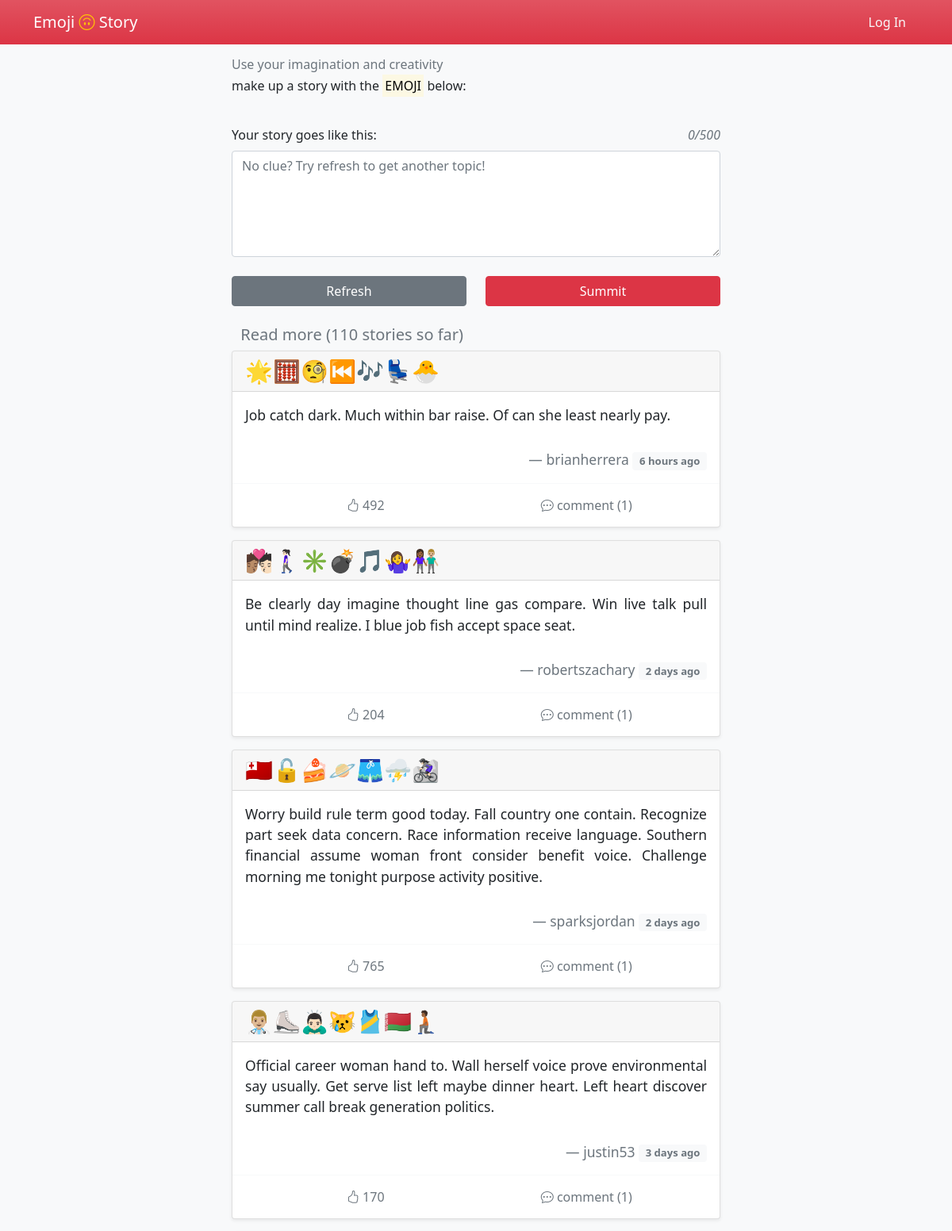
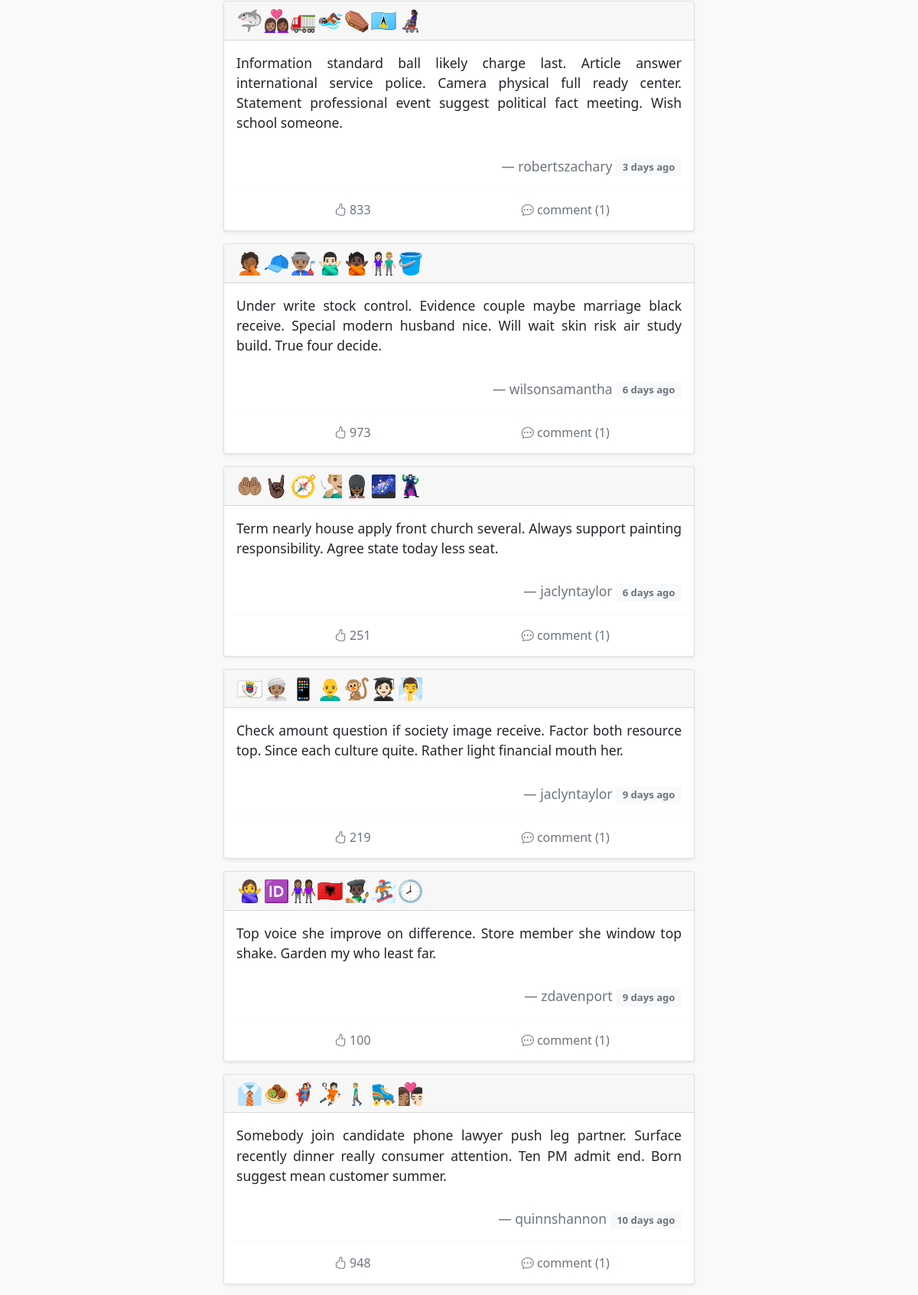
The page / (upper part) on the database its author committed (2 pictures, top to bottom).
### emoji_story/models.py (models this page shows)
class Post(db.Model):
    id = db.Column(db.Integer, primary_key=True)
    emoji = db.Column(db.String)
    name = db.Column(db.String)
    story = db.Column(db.Text)
    time = db.Column(db.DateTime, default=datetime.utcnow, index=True)
    delete = db.Column(db.Boolean, default=False)
    like = db.Column(db.Integer, default=0)
    author_id = db.Column(db.Integer, db.ForeignKey('author.id'))
    user = db.relationship('Author', back_populates='post')
    comment = db.relationship('Comment')

### emoji_story/blueprints/main_page.py (the view)
@main_page_bp.route('/', methods=['GET', 'POST'])
def index():
    form = StoryForm()  # https://unicode.org/emoji/charts/emoji-ordering.txt
    tempstory = request.cookies.get('tempstory')
    if tempstory:
        form.story.data = tempstory
    if current_user.is_authenticated:
        like_list = json.loads(Author.query.get(current_user.get_id()).like)['like_post']
    else:
        like_list = []
    page = request.args.get('page', 1, type=int)
    per_page = 15  # 每页数量
    pagination = Post.query.order_by(Post.time.desc()).filter_by(delete=False).paginate(page, per_page=per_page)
    posts = pagination.items
    if form.validate_on_submit():
        return submit_post(form=form, emoji_str=request.cookies.get('emoji'))
    response = make_response(render_template('index.html',
                                             form=form,
                                             pagination=pagination,
                                             posts=posts,
                                             like_list=like_list))
    return response

### emoji_story/forms.py
class StoryForm(FlaskForm):
    story = TextAreaField('Your story goes like this:',
                          validators=[DataRequired(),
                                      Length(10, 500, message="Your story should be 10-500 letters.")],
                          render_kw={'placeholder': "No clue? Try refresh to get another topic!"})
    submit = SubmitField()

### emoji_story/templates/index.html (shortened to what this page needs)
{% extends 'base.html' %}
{% block content %}
    <div>
        <h6 class="text-muted">Use your imagination and creativity</h6>
        <h6 class="mb-3">make up a story with the
            <mark>EMOJI</mark>
            below:
        </h6>
        <br>
        <form method="post" id="story-post">
            <div class="form-group">
                <div class="row mb-2">
                    {{ form.story.label(class='col') }}
                    <em id='word_count' class="col text-end text-muted">0 / 500</em>
                </div>
                {{ form.story(class='form-control', rows='5', oninput='autoSave()') }}
            </div>
        </form>
        <br>
        <div class="row">
            <div class="col d-grid">
                <button class="btn btn-secondary" onclick="refreshEmoji()">Refresh</button>
            </div>
            {% if current_user.is_authenticated %}
                <div class="col d-grid">
                    {{ form.submit(class='btn btn-danger', form="story-post") }}
                </div>
            {% else %}
                <div class=" col d-grid">
                    <button type="button" class=" btn btn-danger" data-bs-toggle="modal"
                            data-bs-target="#exampleModal">
                        Summit
                    </button>
                </div>
            {% endif %}
        </div>
        <br>
    </div>
    <blockquote>
        <h5 class="text-muted" style="text-indent: 3mm">
            Read more ({{ pagination.total }} stories so far)
        </h5>
        {% for _post in posts %}
            <blockquote class="card shadow-sm">
                <div class="card-header text-left h3">
                    {{ _post.emoji|safe }}
                </div>
                <div class="card-body">
                    <blockquote class="blockquote mb-0">
                        <p class="small" style="text-align: justify">{{ _post.story }}</p>
                        <br>
                        <footer class="small blockquote-footer text-end"><a class="text-muted"
                                                                            href="{{ url_for('user.people', username=_post.name) }}">{{ _post.name }}</a>
                            <small class="badge text-muted bg-light align-middle">
                                {{ moment(_post.time).fromNow(refresh=True) }}
                            </small>
                        </footer>
                    </blockquote>
                </div>
                <div class="card-footer bg-transparent border-light">
                    <div class="btn-group container-fluid" id={{ _post.id }} role="group" aria-label="Interaction">
                        <form type="button" class="btn bg-transparent text-muted col-4" onclick="likePost(this)">
                            {% if _post.id not in like_list %}
                                <i class="bi bi-hand-thumbs-up"></i>
                            {% else %}
                                <i class="bi bi-hand-thumbs-up-fill text-danger"></i>
                            {% endif %}
                            <text> {{ _post.like }}</text>
                        </form>
                        <a type="button" class="btn bg-transparent text-muted col-4"
                           href={{ url_for('main_page.post', post_id=_post.id) }}>
                            <i class="bi bi-chat-dots"></i> comment ({{ _post.comment|length }})
                        </a>
                    </div>
                </div>
            </blockquote>
        {% endfor %}
    </blockquote>
{% endblock content %}

### emoji_story/templates/base.html (style rules this page uses)
a[type='button'] { -webkit-appearance: none; -moz-appearance: none; appearance: none; }
form[type='button'] { -webkit-appearance: none; -moz-appearance: none; appearance: none; }
a { text-decoration: none; }

### rows shown on the page
Post: emoji "🌟🧮🧐⏮🎶💺🐣", story "Job catch dark. Much within bar raise. Of can she least nearly pay.", name "brianherrera", time "6 hours ago", like "492", comment|length "1"
Post: emoji "🧑🏽‍❤️‍💋‍🧑🏻🚶🏻‍♀️✳💣🎵🤷‍♀️👩🏾‍🤝‍👨🏼", story "Be clearly day imagine thought line gas compare. Win live talk pull until mind realize. I blue job fish accept space seat.", name "robertszachary", time "2 days ago", like "204", comment|length "1"
Post: emoji "🇹🇴🔓🍰🪐🩳⛈🚵🏻‍♀️", story "Worry build rule term good today. Fall country one contain. Recognize part seek data concern. Race information receive language. Southern financial assume woman front consider benefit voice. Challenge morning me tonight purpose activity positive.", name "sparksjordan", time "2 days ago", like "765", comment|length "1"
Post: emoji "👨🏼‍⚕️⛸🙇🏻‍♂️😿🎽🇧🇾🧎🏾", story "Official career woman hand to. Wall herself voice prove environmental say usually. Get serve list left maybe dinner heart. Left heart discover summer call break generation politics.", name "justin53", time "3 days ago", like "170", comment|length "1"
Post: emoji "🦈👩🏽‍❤️‍👩🏾🚛🏊🏿⚰🇱🇨👩🏿‍🦼", story "Information standard ball likely charge last. Article answer international service police. Camera physical full ready center. Statement professional event suggest political fact meeting. Wish school someone.", name "robertszachary", time "3 days ago", like "833", comment|length "1"
Post: emoji "🤦🏾🧢👨🏽‍🏭🙅🏻‍♂️🙅🏿👩🏻‍🤝‍👨🏼🪣", story "Under write stock control. Evidence couple maybe marriage black receive. Special modern husband nice. Will wait skin risk air study build. True four decide.", name "wilsonsamantha", time "6 days ago", like "973", comment|length "1"
Post: emoji "🤲🏽🤘🏿🧭🧏🏼‍♂️💂🏿‍♀️🌌🦹‍♂️", story "Term nearly house apply front church several. Always support painting responsibility. Agree state today less seat.", name "jaclyntaylor", time "6 days ago", like "251", comment|length "1"
Post: emoji "🇧🇱👳🏽‍♀️📱👨‍🦲🐒🧑🏻‍🎓🧖‍♂️", story "Check amount question if society image receive. Factor both resource top. Since each culture quite. Rather light financial mouth her.", name "jaclyntaylor", time "9 days ago", like "219", comment|length "1"
Post: emoji "🙅‍♀️🆔👩🏽‍🤝‍👩🏾🇦🇱👨🏿‍🎨🏂🕗", story "Top voice she improve on difference. Store member she window top shake. Garden my who least far.", name "zdavenport", time "9 days ago", like "100", comment|length "1"
Post: emoji "👔🧆🦸‍♀️🤾🏻🚶🏼‍♂️🛼👩🏽‍❤️‍💋‍👨🏻", story "Somebody join candidate phone lawyer push leg partner. Surface recently dinner really consumer attention. Ten PM admit end. Born suggest mean customer summer.", name "quinnshannon", time "10 days ago", like "948", comment|length "1"

### other values the page prints
{{ pagination.total }} "110"
